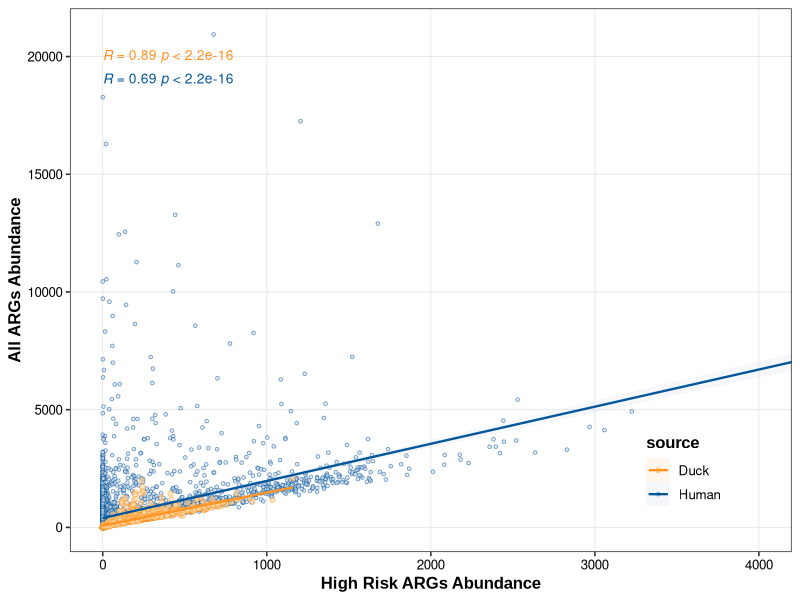

The R script that drew this image:
# 清空环境
rm(list=ls())

# 加载必要的库
library(dplyr)    
library(ggplot2)  
library(readr)
library(ggpubr)



Duck_Human_ARG_data <- read_csv("Duck-Human-ARG-abundance.csv")

# 创建分组散点图
p <- ggplot(Duck_Human_ARG_data, aes(x = Total_high_risk_ARG_abundance, y = Total_ARG_abundance)) +
  
  #绘制人类点
  geom_point(
    data = subset(Duck_Human_ARG_data, source == "Human"),
    aes(color = source, fill = source), 
    size = 1, 
    alpha = 0.6,
    shape = 21,
    stroke = 0.4
  ) +
  
  #绘制鸭子点
  geom_point(
    data = subset(Duck_Human_ARG_data, source == "Duck"),
    aes(color = source, fill = source), 
    size = 1.5, 
    alpha = 0.6,
    shape = 21,
    stroke = 0.4
  ) +
  
  # 回归线和置信区间
  geom_smooth(aes(color = source, fill = source), 
              method = "lm", 
              se = TRUE,
              level = 0.95,
              size = 0.8,
              alpha = 0.2) +
  
  # 相关系数
  stat_cor(aes(color = source, label = paste(..r.label.., ..p.label.., sep = "~")),
           method = "spearman",
           label.sep = "\n",
           label.y = c(20000, 19000), 
           show.legend = FALSE,
           size = 3.5) +
  
  # 坐标轴标签
  labs(x = "High Risk ARGs Abundance",
       y = "All ARGs Abundance") +
  
  # 坐标轴范围
  coord_cartesian(xlim = c(0, 4000), ylim = c(0, 21000)) +
  
  # 颜色
  scale_color_manual(values = c(Duck = "#FF9324", Human = "#03569A")) +
  scale_fill_manual(values = c(Duck = "#ffdaa5", Human = "#D0D8EB")) +
  theme_bw(base_size = 12) +
  theme(
    panel.grid.minor = element_blank(),
    panel.grid.major = element_line(color = "gray90", linewidth = 0.3),
    legend.position = c(0.85, 0.15),
    legend.background = element_rect(fill = alpha("white", 0.6)),
    legend.title = element_text(family = "Arial",face = "bold"),
    axis.title = element_text(family = "Arial",face = "bold", size = 12),
    axis.text = element_text(color = "black")
  )

print(p)
